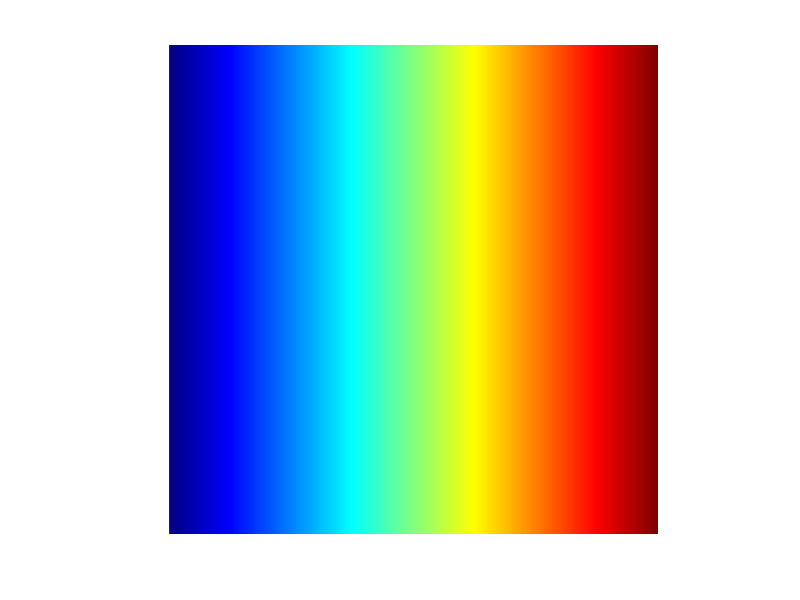

Recreate this plot in MATLAB.
M = 256;
N = 256;
Nbandas = 256;
%creamos nuestro vector de N elementos
x=linspace(0,1,N);
%aplicamos la formula para sacar una tira e bandas de mach, la cual
%simplemente hemos de alargar en altura para tener toda la cosa
xq=(fix(Nbandas*x))/(Nbandas-1);

%creamos la imagen con las bandas basandonos en el patron otriginal
imagen_double=repmat(xq,M,1);


%utilizamos imshow para visualizar una imagen de nuestra matriz con imagesc
%se muestra una escala de colores del azul oscuro al amarillo claro
imshow(imagen_double);

%con imshow se muestra el gradiente en escala de grises
%imshow(imagen);

%para sacar de una imagen en double, una imagen en formato unit8, 
%hemos de hacer la siguiente conversion
%A = double(B)/255; %esta es para pasar de unit8 a double manin
imagen_uint8 = uint8(round(imagen_double*255));%esta es para pasar de double a uint8 manin
imshow(imagen_uint8 );

%ahora la parte 6, en la que asociamos a cada banda un color, reducimos el
%numero de bandas

%primeramente creamos un mapa

%mapa=(linspace(0,1,Nbandas));%necesitamos que esto sea un vector horizontal, no vertical
%esto crea un vector 8x3, las ocho bandas, por los tres canales de color
%que queremos representar

%sin embargo, matlab ya tiene una funcion para hacer mapas de colores, por
%lo que usamos eso+

mapa = colormap(jet(Nbandas));%aqui hemos generado nustro mapa de colorers desocho bandas de colores
imindex = gray2ind(imagen_uint8,Nbandas);%esto es una conversion, para pasra valores de 0 a 1, a valores de 1 a 8

imshow(imindex);

%yt ahora le metemos el mapa "de color" para demostrar que, efectivamente,
%los colores son diferentes pese a en escala e negros no se note facilmente
imshow(imindex,mapa);
